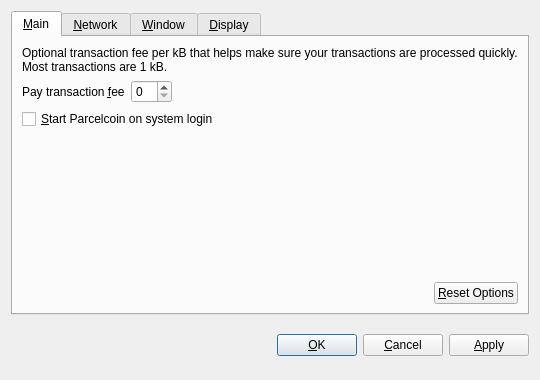
<?xml version="1.0" encoding="UTF-8"?>
<ui version="4.0">
 <class>OptionsDialog</class>
 <widget class="QDialog" name="OptionsDialog">
  <property name="geometry">
   <rect>
    <x>0</x>
    <y>0</y>
    <width>540</width>
    <height>380</height>
   </rect>
  </property>
  <property name="windowTitle">
   <string>Options</string>
  </property>
  <property name="modal">
   <bool>true</bool>
  </property>
  <layout class="QVBoxLayout" name="verticalLayout">
   <item>
    <widget class="QTabWidget" name="tabWidget">
     <property name="tabPosition">
      <enum>QTabWidget::North</enum>
     </property>
     <property name="currentIndex">
      <number>0</number>
     </property>
     <widget class="QWidget" name="tabMain">
      <attribute name="title">
       <string>&amp;Main</string>
      </attribute>
      <layout class="QVBoxLayout" name="verticalLayout_Main">
       <item>
        <widget class="QLabel" name="transactionFeeInfoLabel">
         <property name="text">
          <string>Optional transaction fee per kB that helps make sure your transactions are processed quickly. Most transactions are 1 kB.</string>
         </property>
         <property name="textFormat">
          <enum>Qt::PlainText</enum>
         </property>
         <property name="wordWrap">
          <bool>true</bool>
         </property>
        </widget>
       </item>
       <item>
        <layout class="QHBoxLayout" name="horizontalLayout_1_Main">
         <item>
          <widget class="QLabel" name="transactionFeeLabel">
           <property name="text">
            <string>Pay transaction &amp;fee</string>
           </property>
           <property name="textFormat">
            <enum>Qt::PlainText</enum>
           </property>
           <property name="buddy">
            <cstring>transactionFee</cstring>
           </property>
          </widget>
         </item>
         <item>
          <widget class="BitcoinAmountField" name="transactionFee"/>
         </item>
         <item>
          <spacer name="horizontalSpacer_1_Main">
           <property name="orientation">
            <enum>Qt::Horizontal</enum>
           </property>
           <property name="sizeHint" stdset="0">
            <size>
             <width>40</width>
             <height>20</height>
            </size>
           </property>
          </spacer>
         </item>
        </layout>
       </item>
       <item>
        <widget class="QCheckBox" name="bitcoinAtStartup">
         <property name="toolTip">
          <string>Automatically start Parcelcoin after logging in to the system.</string>
         </property>
         <property name="text">
          <string>&amp;Start Parcelcoin on system login</string>
         </property>
        </widget>
       </item>
       <item>
        <spacer name="verticalSpacer_Main">
         <property name="orientation">
          <enum>Qt::Vertical</enum>
         </property>
         <property name="sizeHint" stdset="0">
          <size>
           <width>20</width>
           <height>40</height>
          </size>
         </property>
        </spacer>
       </item>
       <item>
        <layout class="QHBoxLayout" name="horizontalLayout_2_Main">
         <item>
          <spacer name="horizontalSpacer_2_Main">
           <property name="orientation">
            <enum>Qt::Horizontal</enum>
           </property>
           <property name="sizeHint" stdset="0">
            <size>
             <width>40</width>
             <height>20</height>
            </size>
           </property>
          </spacer>
         </item>
         <item>
          <widget class="QPushButton" name="resetButton">
           <property name="toolTip">
            <string>Reset all client options to default.</string>
           </property>
           <property name="text">
            <string>&amp;Reset Options</string>
           </property>
           <property name="autoDefault">
            <bool>false</bool>
           </property>
          </widget>
         </item>
        </layout>
       </item>
      </layout>
     </widget>
     <widget class="QWidget" name="tabNetwork">
      <attribute name="title">
       <string>&amp;Network</string>
      </attribute>
      <layout class="QVBoxLayout" name="verticalLayout_Network">
       <item>
        <widget class="QCheckBox" name="mapPortUpnp">
         <property name="toolTip">
          <string>Automatically open the Parcelcoin client port on the router. This only works when your router supports UPnP and it is enabled.</string>
         </property>
         <property name="text">
          <string>Map port using &amp;UPnP</string>
         </property>
        </widget>
       </item>
       <item>
        <widget class="QCheckBox" name="connectSocks">
         <property name="toolTip">
          <string>Connect to the Parcelcoin network through a SOCKS proxy (e.g. when connecting through Tor).</string>
         </property>
         <property name="text">
          <string>&amp;Connect through SOCKS proxy:</string>
         </property>
        </widget>
       </item>
       <item>
        <layout class="QHBoxLayout" name="horizontalLayout_Network">
         <item>
          <widget class="QLabel" name="proxyIpLabel">
           <property name="text">
            <string>Proxy &amp;IP:</string>
           </property>
           <property name="textFormat">
            <enum>Qt::PlainText</enum>
           </property>
           <property name="buddy">
            <cstring>proxyIp</cstring>
           </property>
          </widget>
         </item>
         <item>
          <widget class="QValidatedLineEdit" name="proxyIp">
           <property name="maximumSize">
            <size>
             <width>140</width>
             <height>16777215</height>
            </size>
           </property>
           <property name="toolTip">
            <string>IP address of the proxy (e.g. 127.0.0.1)</string>
           </property>
          </widget>
         </item>
         <item>
          <widget class="QLabel" name="proxyPortLabel">
           <property name="text">
            <string>&amp;Port:</string>
           </property>
           <property name="textFormat">
            <enum>Qt::PlainText</enum>
           </property>
           <property name="buddy">
            <cstring>proxyPort</cstring>
           </property>
          </widget>
         </item>
         <item>
          <widget class="QLineEdit" name="proxyPort">
           <property name="maximumSize">
            <size>
             <width>55</width>
             <height>16777215</height>
            </size>
           </property>
           <property name="toolTip">
            <string>Port of the proxy (e.g. 9050)</string>
           </property>
          </widget>
         </item>
         <item>
          <widget class="QLabel" name="socksVersionLabel">
           <property name="text">
            <string>SOCKS &amp;Version:</string>
           </property>
           <property name="textFormat">
            <enum>Qt::PlainText</enum>
           </property>
           <property name="buddy">
            <cstring>socksVersion</cstring>
           </property>
          </widget>
         </item>
         <item>
          <widget class="QValueComboBox" name="socksVersion">
           <property name="toolTip">
            <string>SOCKS version of the proxy (e.g. 5)</string>
           </property>
          </widget>
         </item>
         <item>
          <spacer name="horizontalSpacer_Network">
           <property name="orientation">
            <enum>Qt::Horizontal</enum>
           </property>
           <property name="sizeHint" stdset="0">
            <size>
             <width>40</width>
             <height>20</height>
            </size>
           </property>
          </spacer>
         </item>
        </layout>
       </item>
       <item>
        <spacer name="verticalSpacer_Network">
         <property name="orientation">
          <enum>Qt::Vertical</enum>
         </property>
         <property name="sizeHint" stdset="0">
          <size>
           <width>20</width>
           <height>40</height>
          </size>
         </property>
        </spacer>
       </item>
      </layout>
     </widget>
     <widget class="QWidget" name="tabWindow">
      <attribute name="title">
       <string>&amp;Window</string>
      </attribute>
      <layout class="QVBoxLayout" name="verticalLayout_Window">
       <item>
        <widget class="QCheckBox" name="minimizeToTray">
         <property name="toolTip">
          <string>Show only a tray icon after minimizing the window.</string>
         </property>
         <property name="text">
          <string>&amp;Minimize to the tray instead of the taskbar</string>
         </property>
        </widget>
       </item>
       <item>
        <widget class="QCheckBox" name="minimizeOnClose">
         <property name="toolTip">
          <string>Minimize instead of exit the application when the window is closed. When this option is enabled, the application will be closed only after selecting Quit in the menu.</string>
         </property>
         <property name="text">
          <string>M&amp;inimize on close</string>
         </property>
        </widget>
       </item>
       <item>
        <spacer name="verticalSpacer_Window">
         <property name="orientation">
          <enum>Qt::Vertical</enum>
         </property>
         <property name="sizeHint" stdset="0">
          <size>
           <width>20</width>
           <height>40</height>
          </size>
         </property>
        </spacer>
       </item>
      </layout>
     </widget>
     <widget class="QWidget" name="tabDisplay">
      <attribute name="title">
       <string>&amp;Display</string>
      </attribute>
      <layout class="QVBoxLayout" name="verticalLayout_Display">
       <item>
        <layout class="QHBoxLayout" name="horizontalLayout_1_Display">
         <item>
          <widget class="QLabel" name="langLabel">
           <property name="text">
            <string>User Interface &amp;language:</string>
           </property>
           <property name="textFormat">
            <enum>Qt::PlainText</enum>
           </property>
           <property name="buddy">
            <cstring>lang</cstring>
           </property>
          </widget>
         </item>
         <item>
          <widget class="QValueComboBox" name="lang">
           <property name="toolTip">
            <string>The user interface language can be set here. This setting will take effect after restarting Parcelcoin.</string>
           </property>
          </widget>
         </item>
        </layout>
       </item>
       <item>
        <layout class="QHBoxLayout" name="horizontalLayout_2_Display">
         <item>
          <widget class="QLabel" name="unitLabel">
           <property name="text">
            <string>&amp;Unit to show amounts in:</string>
           </property>
           <property name="textFormat">
            <enum>Qt::PlainText</enum>
           </property>
           <property name="buddy">
            <cstring>unit</cstring>
           </property>
          </widget>
         </item>
         <item>
          <widget class="QValueComboBox" name="unit">
           <property name="toolTip">
            <string>Choose the default subdivision unit to show in the interface and when sending coins.</string>
           </property>
          </widget>
         </item>
        </layout>
       </item>
       <item>
        <widget class="QCheckBox" name="displayAddresses">
         <property name="toolTip">
          <string>Whether to show Parcelcoin addresses in the transaction list or not.</string>
         </property>
         <property name="text">
          <string>&amp;Display addresses in transaction list</string>
         </property>
        </widget>
       </item>
       <item>
        <widget class="QCheckBox" name="coinControlFeatures">
         <property name="toolTip">
          <string>Whether to show coin control features or not.</string>
         </property>
         <property name="text">
          <string>Display coin &amp;control features (experts only!)</string>
         </property>
        </widget>
       </item>
       <item>
        <spacer name="verticalSpacer_Display">
         <property name="orientation">
          <enum>Qt::Vertical</enum>
         </property>
         <property name="sizeHint" stdset="0">
          <size>
           <width>20</width>
           <height>40</height>
          </size>
         </property>
        </spacer>
       </item>
      </layout>
     </widget>
    </widget>
   </item>
   <item>
    <layout class="QHBoxLayout" name="horizontalLayout_Buttons">
     <item>
      <spacer name="horizontalSpacer_1">
       <property name="orientation">
        <enum>Qt::Horizontal</enum>
       </property>
       <property name="sizeHint" stdset="0">
        <size>
         <width>40</width>
         <height>48</height>
        </size>
       </property>
      </spacer>
     </item>
     <item>
      <widget class="QLabel" name="statusLabel">
       <property name="font">
        <font>
         <weight>75</weight>
         <bold>true</bold>
        </font>
       </property>
       <property name="text">
        <string/>
       </property>
       <property name="textFormat">
        <enum>Qt::PlainText</enum>
       </property>
       <property name="wordWrap">
        <bool>true</bool>
       </property>
      </widget>
     </item>
     <item>
      <spacer name="horizontalSpacer_2">
       <property name="orientation">
        <enum>Qt::Horizontal</enum>
       </property>
       <property name="sizeHint" stdset="0">
        <size>
         <width>40</width>
         <height>48</height>
        </size>
       </property>
      </spacer>
     </item>
     <item>
      <widget class="QPushButton" name="okButton">
       <property name="text">
        <string>&amp;OK</string>
       </property>
      </widget>
     </item>
     <item>
      <widget class="QPushButton" name="cancelButton">
       <property name="text">
        <string>&amp;Cancel</string>
       </property>
       <property name="autoDefault">
        <bool>false</bool>
       </property>
      </widget>
     </item>
     <item>
      <widget class="QPushButton" name="applyButton">
       <property name="text">
        <string>&amp;Apply</string>
       </property>
       <property name="autoDefault">
        <bool>false</bool>
       </property>
      </widget>
     </item>
    </layout>
   </item>
  </layout>
 </widget>
 <customwidgets>
  <customwidget>
   <class>BitcoinAmountField</class>
   <extends>QSpinBox</extends>
   <header>bitcoinamountfield.h</header>
  </customwidget>
  <customwidget>
   <class>QValueComboBox</class>
   <extends>QComboBox</extends>
   <header>qvaluecombobox.h</header>
  </customwidget>
  <customwidget>
   <class>QValidatedLineEdit</class>
   <extends>QLineEdit</extends>
   <header>qvalidatedlineedit.h</header>
  </customwidget>
 </customwidgets>
 <resources/>
 <connections/>
</ui>
